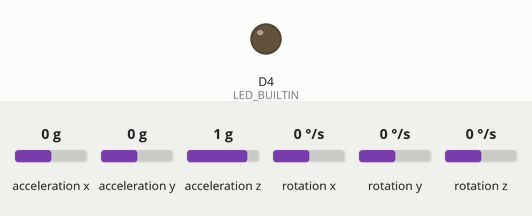
Recording of a sketch running on a simulated ESP8266 (NodeMCU). Shown: output pins drawn as LEDs (lit = HIGH, except the on-board LED, lit = LOW). Wiring (inferred from the names in the program): MPU-6050 motion sensor at I2C address 0x68. The test bench sets the inputs (shaded band); at power-on: acceleration x 0 g, acceleration y 0 g, acceleration z 1 g, rotation x 0 °/s, rotation y 0 °/s, rotation z 0 °/s. WiFi joins after 1.5 s; servers stay silent unless stated; what the sketch prints to the serial monitor is not drawn.

Above: at 5.05 s.
Timing chart, 0 to 5.6 s (numbered marks = the images above):
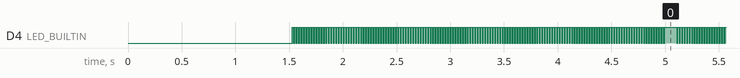

Measured:
- by itself, D4 (LED_BUILTIN): moves between LOW and HIGH, repeating every 1.8 s
- by itself, everything shown: repeats every 3.2 s, in 10 steps

The sketch:

Esp8266IMprimindomediavetor.ino
```cpp
//Programa: Acelerometro com ESP8266 NodeMCU
#include <ESP8266WiFi.h> // biblioteca para usar as funções de Wifi do módulo ESP8266
#include <Wire.h>         // biblioteca de comunicação I2C
#include <ArduinoJson.h>  // biblioteca JSON para sistemas embarcados

/*
 * Definições de alguns endereços mais comuns do MPU6050
 * os registros podem ser facilmente encontrados no mapa de registros do MPU6050
 */
const int MPU_ADDR =      0x68; // definição do endereço do sensor MPU6050 (0x68)
const int WHO_AM_I =      0x75; // registro de identificação do dispositivo
const int PWR_MGMT_1 =    0x6B; // registro de configuração do gerenciamento de energia
const int GYRO_CONFIG =   0x1B; // registro de configuração do giroscópio
const int ACCEL_CONFIG =  0x1C; // registro de configuração do acelerômetro
const int ACCEL_XOUT =    0x3B; // registro de leitura do eixo X do acelerômetro

const int sda_pin = D5; // definição do pino I2C SDA
const int scl_pin = D6; // definição do pino I2C SCL

int i, eixo;
float leiturasEixo[300] = {}, mediaLeituras = 0, somaLeituras = 0, variacao = 0, valorAtual = 0, valorInicial = 0;


bool led_state = false;

// variáveis para armazenar os dados "crus" do acelerômetro
int16_t AcX, AcY, AcZ, Tmp, GyX, GyY, GyZ;

// Definições da rede Wifi
const char* SSID = "arduino";
const char* PASSWORD = "12341234";

// endereço IP local do Servidor Web instalado na Raspberry Pi 3
// onde será exibida a página web
const char* rpiHost = "192.168.0.24";

// servidor que disponibiliza serviço de geolocalização via IP
const char* IpApiHost = "ip-api.com";

WiFiClient client;

// construindo o objeto JSON que irá armazenar os dados do acelerômetro na função populateJSON()
StaticJsonBuffer<300> jsonBuffer;
JsonObject& object = jsonBuffer.createObject();
JsonObject& data = object.createNestedObject("data");

JsonObject& accel = data.createNestedObject("accel");
JsonObject& temp = data.createNestedObject("temp");
JsonObject& gyro = data.createNestedObject("gyro");

JsonObject& accelX = accel.createNestedObject("accelX");
JsonObject& accelY = accel.createNestedObject("accelY");
JsonObject& accelZ = accel.createNestedObject("accelZ");

JsonObject& gyroX = gyro.createNestedObject("gyroX");
JsonObject& gyroY = gyro.createNestedObject("gyroY");
JsonObject& gyroZ = gyro.createNestedObject("gyroZ");

/*
 * função que configura a I2C com os pinos desejados
 * sda_pin -> D5
 * scl_pin -> D6
 */
void initI2C()
{
  //Serial.println("---inside initI2C");
  Wire.begin(sda_pin, scl_pin);
}

/*
 * função que escreve um dado valor em um dado registro
 */
void writeRegMPU(int reg, int val)      //aceita um registro e um valor como parâmetro
{
  Wire.beginTransmission(MPU_ADDR);     // inicia comunicação com endereço do MPU6050
  Wire.write(reg);                      // envia o registro com o qual se deseja trabalhar
  Wire.write(val);                      // escreve o valor no registro
  Wire.endTransmission(true);           // termina a transmissão
}

/*
 * função que lê de um dado registro
 */
uint8_t readRegMPU(uint8_t reg)        // aceita um registro como parâmetro
{
  uint8_t data;
  Wire.beginTransmission(MPU_ADDR);     // inicia comunicação com endereço do MPU6050
  Wire.write(reg);                      // envia o registro com o qual se deseja trabalhar
  Wire.endTransmission(false);          // termina transmissão mas continua com I2C aberto (envia STOP e START)
  Wire.requestFrom(MPU_ADDR, 1);        // configura para receber 1 byte do registro escolhido acima
  data = Wire.read();                   // lê o byte e guarda em 'data'
  return data;                          //retorna 'data'
}

/*
 * função que procura pelo sensor no endereço 0x68
 */
void findMPU(int mpu_addr)
{
  Wire.beginTransmission(MPU_ADDR);
  int data = Wire.endTransmission(true);

  if(data == 0)
  {
    Serial.print("Dispositivo encontrado no endereço: 0x");
    Serial.println(MPU_ADDR, HEX);
  }
  else
  {
    Serial.println("Dispositivo não encontrado!");
  }
}

/*
 * função que verifica se o sensor responde e se está ativo
 */
void checkMPU(int mpu_addr)
{
  findMPU(MPU_ADDR);

  int data = readRegMPU(WHO_AM_I); // Register 117 – Who Am I - 0x75

  if(data == 104)
  {
    Serial.println("MPU6050 Dispositivo respondeu OK! (104)");

    data = readRegMPU(PWR_MGMT_1); // Register 107 – Power Management 1-0x6B

    if(data == 64) Serial.println("MPU6050 em modo SLEEP! (64)");
    else Serial.println("MPU6050 em modo ACTIVE!");
  }
  else Serial.println("Verifique dispositivo - MPU6050 NÃO disponível!");
}

/*
 * função de inicialização do sensor
 */
void initMPU()
{
  setSleepOff();
  setGyroScale();
  setAccelScale();
}

/*
 *  função para configurar o sleep bit
 */
void setSleepOff()
{
  writeRegMPU(PWR_MGMT_1, 0); // escreve 0 no registro de gerenciamento de energia(0x68), colocando o sensor em o modo ACTIVE
}

/* função para configurar as escalas do giroscópio
   registro da escala do giroscópio: 0x1B[4:3]
   0 é 250°/s

    FS_SEL  Full Scale Range
      0        ± 250 °/s      0b00000000
      1        ± 500 °/s      0b00001000
      2        ± 1000 °/s     0b00010000
      3        ± 2000 °/s     0b00011000
*/
void setGyroScale()
{
  writeRegMPU(GYRO_CONFIG, 0);
}

/* função para configurar as escalas do acelerômetro
   registro da escala do acelerômetro: 0x1C[4:3]
   0 é 250°/s

    AFS_SEL   Full Scale Range
      0           ± 2g            0b00000000
      1           ± 4g            0b00001000
      2           ± 8g            0b00010000
      3           ± 16g           0b00011000
*/
void setAccelScale()
{
  writeRegMPU(ACCEL_CONFIG, 0);
}

/* função que lê os dados 'crus'(raw data) do sensor
   são 14 bytes no total sendo eles 2 bytes para cada eixo e 2 bytes para temperatura:

  0x3B 59 ACCEL_XOUT[15:8]
  0x3C 60 ACCEL_XOUT[7:0]
  0x3D 61 ACCEL_YOUT[15:8]
  0x3E 62 ACCEL_YOUT[7:0]
  0x3F 63 ACCEL_ZOUT[15:8]
  0x40 64 ACCEL_ZOUT[7:0]

  0x41 65 TEMP_OUT[15:8]
  0x42 66 TEMP_OUT[7:0]

  0x43 67 GYRO_XOUT[15:8]
  0x44 68 GYRO_XOUT[7:0]
  0x45 69 GYRO_YOUT[15:8]
  0x46 70 GYRO_YOUT[7:0]
  0x47 71 GYRO_ZOUT[15:8]
  0x48 72 GYRO_ZOUT[7:0]

*/
void readRawMPU()
{
  Wire.beginTransmission(MPU_ADDR);       // inicia comunicação com endereço do MPU6050
  Wire.write(ACCEL_XOUT);                       // envia o registro com o qual se deseja trabalhar, começando com registro 0x3B (ACCEL_XOUT_H)
  Wire.endTransmission(false);            // termina transmissão mas continua com I2C aberto (envia STOP e START)
  Wire.requestFrom(MPU_ADDR, 14);         // configura para receber 14 bytes começando do registro escolhido acima (0x3B)

  AcX = Wire.read() << 8;                 // lê primeiro o byte mais significativo
  AcX |= Wire.read();                     // depois lê o bit menos significativo
  AcY = Wire.read() << 8;
  AcY |= Wire.read();
  AcZ = Wire.read() << 8;
  AcZ |= Wire.read();

  Tmp = Wire.read() << 8;
  Tmp |= Wire.read();
/*
  GyX = Wire.read() << 8;
  GyX |= Wire.read();
  GyY = Wire.read() << 8;
  GyY |= Wire.read();
  GyZ = Wire.read() << 8;
  GyZ |= Wire.read();
*/
  //Serial.print("AcX = "); Serial.print(AcX);
  //Serial.print(" | AcY = "); Serial.println(AcY);
  //Serial.print(" | AcZ = "); Serial.print(AcZ);
  //Serial.print(" | Tmp = "); Serial.println(Tmp/340.00+36.53);
  //Serial.print(" | GyX = "); Serial.print(GyX);
  //Serial.print(" | GyY = "); Serial.print(GyY);
  //Serial.print(" | GyZ = "); Serial.println(GyZ);


  led_state = !led_state;
  digitalWrite(LED_BUILTIN, led_state);         // pisca LED do NodeMCU a cada leitura do sensor
  delay(10);
}

/*
 * função que conecta o NodeMCU na rede Wifi
 * SSID e PASSWORD devem ser indicados nas variáveis
 */
void reconnectWiFi()
{
  if(WiFi.status() == WL_CONNECTED)
    return;

  WiFi.begin(SSID, PASSWORD);

  while(WiFi.status() != WL_CONNECTED) {
    delay(100);
    Serial.print(".");
  }

  Serial.println();
  Serial.print("Conectado com sucesso na rede: ");
  Serial.println(SSID);
  Serial.print("IP obtido: ");
  Serial.println(WiFi.localIP());
}

void initWiFi()
{
  delay(10);
  Serial.print("Conectando-se na rede: ");
  Serial.println(SSID);
  Serial.println("Aguarde");

  reconnectWiFi();
}

/*
 * função que armazena cada dado do sensor em um objeto JSON
 * utiliza a biblioteca ArduinoJson
 */
/*void populateJSON()
{
  object["nodeID"] = "mcu1";

  accel["accelX"] = AcX;
  accel["accelY"] = AcY;
  accel["accelZ"] = AcZ;

  data["temp"] = Tmp/340.00+36.53;

  gyro["gyroX"] = GyX;
  gyro["gyroY"] = GyY;
  gyro["gyroZ"] = GyZ;
}
*/
/*
 * função que envia os dados do sensor para o servidor em formato JSON
 * faz um POST request ao servidor
 */
/*void makePOST()
{
  if(!client.connect(rpiHost, 3000))     // aqui conectamos ao servidor
  {
    //erial.println("Não foi possível conectar ao servidor!n");
  }
  else
  {
    Serial.println("Conectado ao servidor");
    // Make HTTP POST request
    client.println("POST /accel HTTP/1.1");
    client.println("Host: 192.168.0.24");
    client.println("Content-Type: application/json");
    client.print("Content-Length: ");
    client.println(object.measureLength());
    client.println();
    object.printTo(client);    // enviamos os dados em JSON
  }
}
*/
/*
 * Função que realiza GET request no site ip-api.com
 * Esse site disponibiliza uma API de geolocalização via IP
 * A função retorna um JSON com dados de geolocalização
 * Os dados de geolocalização são exibidos na página web em um Google Maps
 */
/*String makeGETlocation()
{
  if ( !client.connect(IpApiHost, 80) ) {
    Serial.println("connection ao ip-api.com falhou");
    return "connection failed";
  }

  // Realiza HTTP GET request
  client.println("GET /json/?fields=8405 HTTP/1.1");
  client.print("Host: ");
  client.println(IpApiHost);
  client.println("Connection: close");
  client.println();

  // recebe o Header de resposta
  while (client.connected()) {
    String data = client.readStringUntil('n');
    if (data == "r") {
      break;
    }
  }
  // recebe os dados de geolocalização em formato JSON e guarda na variável data
  String data = client.readStringUntil('n');
  //Serial.println("Dados de geolocalização recebidosn");
  //Serial.println(data);
  return data;
}
*/
/*
 * Função que envia ao servidor a localização do NodeMCU
 * função realiza um POST request ao servidor no link /location
 * o servidor por sua vez exibe a localização do NodeMCU no Google Maps
 */
/*void makePOSTlocation()
{
  String location = makeGETlocation(); // guarda o JSON de geolocalização na variável location
  if(!client.connect(rpiHost, 3000))     // aqui conectamos ao servidor
  {
    Serial.print("Could not connect to host: n");
    Serial.print(rpiHost);
  }
  else
  {
    // realiza HTTP POST request
    client.println("POST /location HTTP/1.1");
    client.println("Host: 192.168.0.24");
    client.println("Content-Type: application/json");
    client.print("Content-Length: ");
    client.println(location.length());
    client.println();
    client.println(location);    // enviamos o JSON ao servidor
  }
}
*/
void setup() {
  pinMode(LED_BUILTIN, OUTPUT);
  Serial.begin(115200);

  Serial.println("nIniciando configuração WiFin");
  initWiFi();

  Serial.println("nIniciando configuração do MPU6050n");
  initI2C();
  initMPU();
  checkMPU(MPU_ADDR);

  //Serial.println("Enviando localização ao servidorn");
//  makePOSTlocation();

  //Serial.println("nConfiguração finalizada, iniciando loopn");
}

void loop() {
  readRawMPU();    // lê os dados do sensor
  //populateJSON();  // transforma os dados em formato JSON
  //makePOST();      // envia os dados ao servidor


   for(i = 0; i < 300;i++){
           leiturasEixo[i] = AcY ;
           readRawMPU();
           //leitura ();
           }
        for(i = 0; i < 300; i++){
           somaLeituras =  somaLeituras + leiturasEixo[i];
          }
            mediaLeituras =   somaLeituras/300;
            mediaLeituras = mediaLeituras / 100;
            Serial.print("Media eixo Y = ");
            Serial.println(mediaLeituras);
            somaLeituras = 0;


            Serial.print(" | Temp = "); Serial.println(Tmp/100);

            delay(100);
}
```
